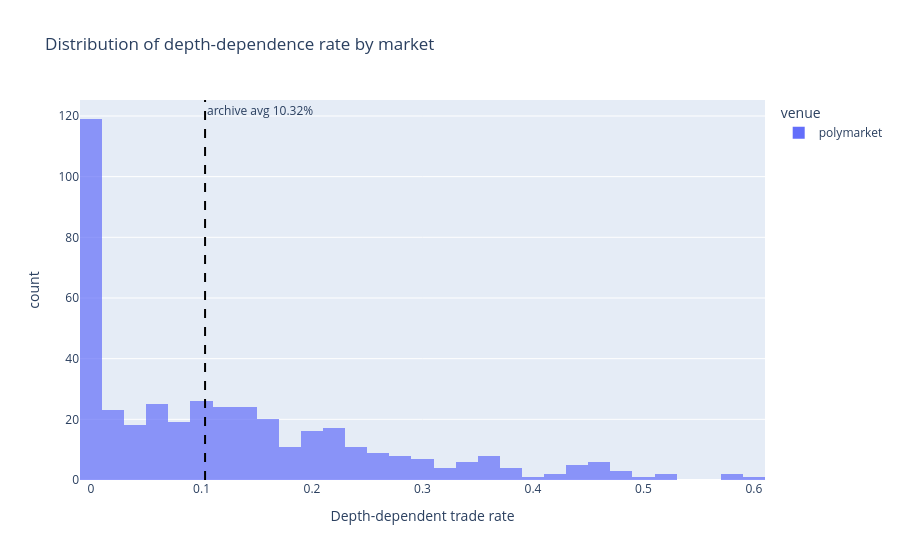

The notebook cell saved with this chart:
### Markdown cell above
### 6.2 What does the depth-dependence rate look like as a distribution?

This histogram shows whether depth-dependence is concentrated in a small long tail of markets or spread broadly across the actively traded universe. The dashed reference line marks the full-archive v0 assumption-suite depth dependency rate of `10.32%`.

### Code cell
import plotly.express as px

if len(depth_trades) == 0:
    print("No markets met the minimum trade-count threshold for depth distribution.")
else:
    fig = px.histogram(
        depth_trades,
        x="depth_rate",
        color="venue",
        nbins=40,
        barmode="overlay",
        opacity=0.70,
        title="Distribution of depth-dependence rate by market",
        labels={"depth_rate": "Depth-dependent trade rate", "count": "Markets"},
    )
    fig.add_vline(
        x=0.1032,
        line_dash="dash",
        line_color="black",
        annotation_text="archive avg 10.32%",
    )
    fig.show()

### Figure 1 — Plotly figure (JSON) as saved in the notebook; plotly's stock layout.template omitted (floating-point values rounded to 4 significant figures; data arrays with more than 128 entries replaced by an {"elided": "..."} marker saying what was removed)
{"data": [{"bingroup": "x", "hovertemplate": "venue=polymarket<br>Depth-dependent trade rate=%{x}<br>count=%{y}<extra></extra>", "legendgroup": "polymarket", "marker": {"color": "#636efa", "opacity": 0.7, "pattern": {"shape": ""}}, "name": "polymarket", "nbinsx": 40, "orientation": "v", "showlegend": true, "x": {"elided": "422 float values"}, "xaxis": "x", "yaxis": "y", "type": "histogram"}], "layout": {"xaxis": {"anchor": "y", "domain": [0.0, 1.0], "title": {"text": "Depth-dependent trade rate"}}, "yaxis": {"anchor": "x", "domain": [0.0, 1.0], "title": {"text": "count"}}, "legend": {"title": {"text": "venue"}, "tracegroupgap": 0}, "title": {"text": "Distribution of depth-dependence rate by market"}, "barmode": "overlay", "shapes": [{"line": {"color": "black", "dash": "dash"}, "type": "line", "x0": 0.1032, "x1": 0.1032, "xref": "x", "y0": 0, "y1": 1, "yref": "y domain"}], "annotations": [{"showarrow": false, "text": "archive avg 10.32%", "x": 0.1032, "xanchor": "left", "xref": "x", "y": 1, "yanchor": "top", "yref": "y domain"}]}}
